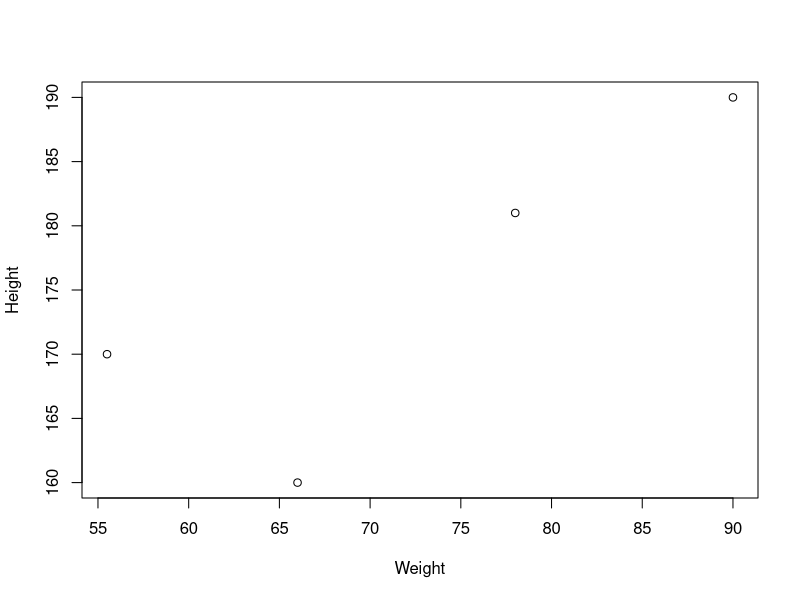

Recreate this plot in R. (Note: this script raises an error after producing the figure.)
## ---- chunk 1
#Let's create variables of different types
#numeric
my_num1<- 15
print (my_num1)

#character
my_string<- "Hello world"
print (my_string)

#logical
my_bool<- TRUE
print (my_bool)
## ---- chunk 2
# We can do operations with the variables
my_num1<-15
my_num2<-5
#substraction
my_num1-my_num2
#addition
my_num1+my_num2
#multiplicatoin
my_num1*my_num2
#division
my_num1/my_num2
# power
my_num1^2
#square root
sqrt(my_num1 *my_num2)
## ---- chunk 3
# Let's review the internal representation of the variables

# Numeric: default number (float)
class(my_num1)

#Character: strings are characters
class(my_string)

#Logicals: booleans
class(my_bool)
## ---- chunk 4
#You can create a list of variables with the **c()** command
ranks<-c(1,2,3,4)
print(ranks)
# Lists preserve the class of its elements
class(ranks)
#You can access the specific elements **INDEX 1**
print(ranks[1] )
# You can perform element-wise ops in lists
weights<-c(78.0,66.0,90.0,55.5)
heights <-c(181.0,160.0,190.0,170.0)

#e.g. division
ratios<-weights/heights

# You can have lists of characters
names<-c("John","Mary","Bob","Anna")
affiliations<-c("QF","QP","QP","QF")
# Or logicals
is_fit<-c(TRUE,FALSE,TRUE,FALSE)

## ---- chunk 5
# **str**: Structure: tells you about the variable(s) class, size and values
str(my_num1)
str(my_string)
str(weights)
## ---- chunk 6
# **summary**: Gives you a summary of a variable. 
# Specially useful for lists/vectors

summary(weights)
## ---- chunk 7
#Let's factorize the affiliation list
f_affiliations<-factor(affiliations)
print(f_affiliations)
#Now let's compare
str(f_affiliations)
str(affiliations)
#Even summaries are different
summary(f_affiliations)
summary(affiliations)

## ---- chunk 8
my_df <- data.frame(name=names,affiliation=affiliations,weight=weights,height=heights,is_fit=is_fit)
# The command head shows us a preview of the dataset
head(my_df)
# We can see its structure
str(my_df)
# Or a complete summary
summary(my_df)
## ---- chunk 9
#print the column name
my_df$name
## ---- chunk 10
my_df$weight
## ---- chunk 11
plot(my_df$weight,my_df$height,xlab="Weight",ylab="Height")

## ---- chunk 12
#This is the wrong way because affiliation is taken as a numeric
plot(my_df$weight,my_df$affiliation,xlab="Weight", ylab="Affiliation")
## ---- chunk 13
# Instead, we use the "by" operator "~". 
#Note that this operator works as y~x. So now the axes are reversed
plot(my_df$weight~my_df$affiliation,ylab="Weight",xlab="Affiliation")
